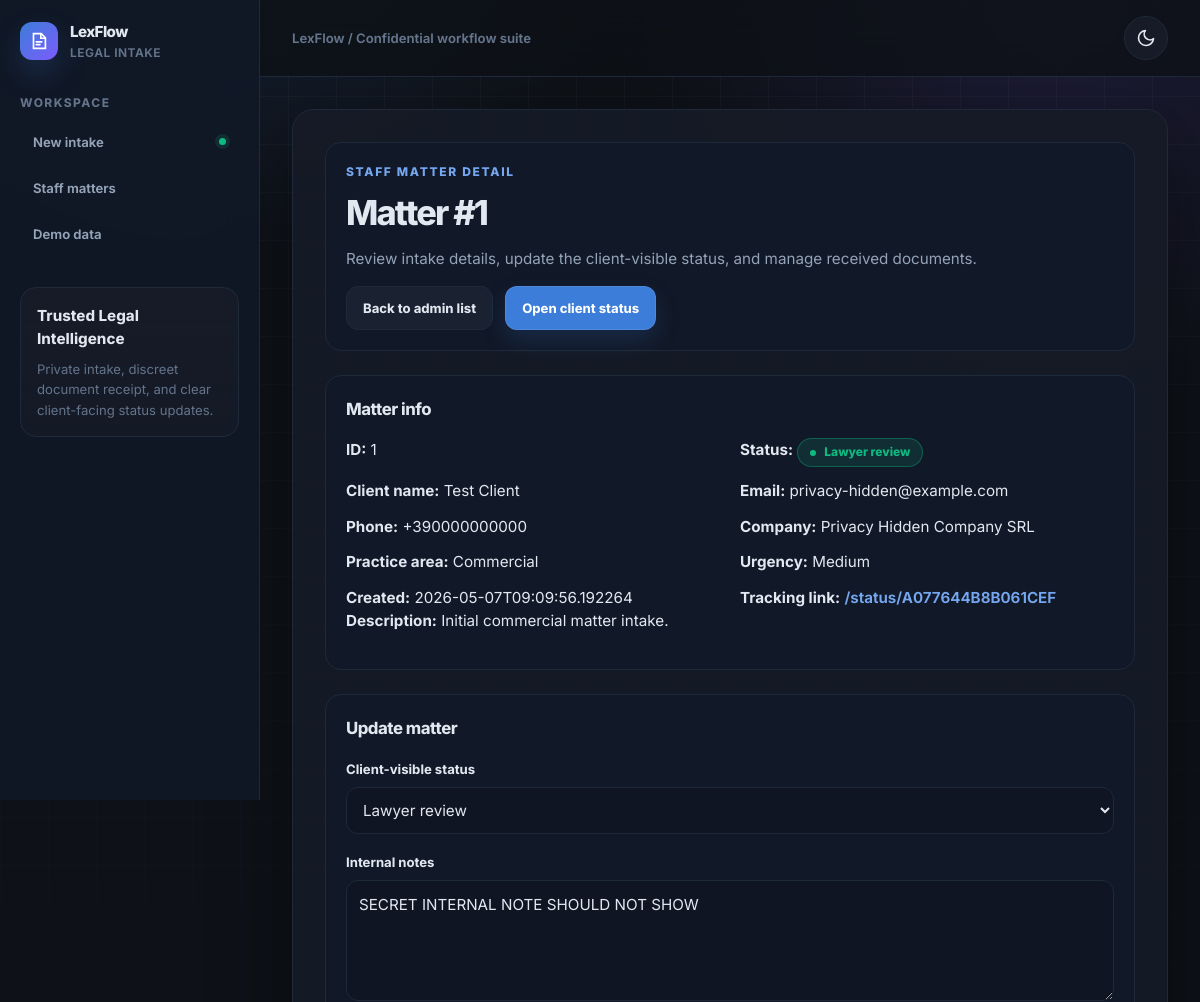
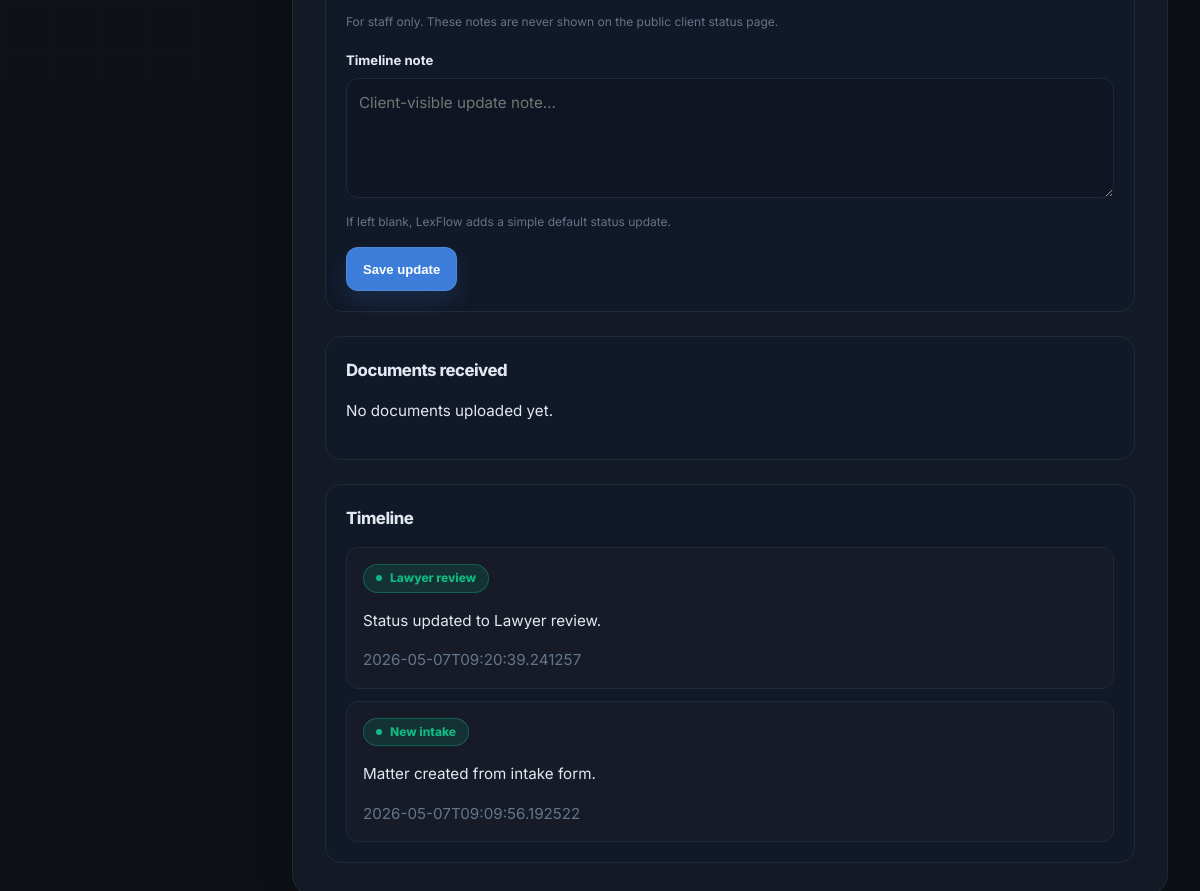
/admin/matter/1, run on the app's committed database (2 pictures, top to bottom).
### tables this page shows
CREATE TABLE "matters" (
            id INTEGER PRIMARY KEY AUTOINCREMENT,
            created_at TEXT NOT NULL,
            token TEXT NOT NULL UNIQUE,
            client_name TEXT NOT NULL,
            email TEXT NOT NULL,
            phone TEXT,
            company TEXT,
            practice_area TEXT NOT NULL,
            urgency TEXT DEFAULT 'Medium',
            description TEXT,
            status TEXT NOT NULL DEFAULT 'New intake',
            internal_notes TEXT DEFAULT ''
        );

CREATE TABLE events (
                id INTEGER PRIMARY KEY AUTOINCREMENT,
                matter_id INTEGER NOT NULL,
                event_time TEXT NOT NULL DEFAULT CURRENT_TIMESTAMP,
                status TEXT NOT NULL,
                note TEXT,
                FOREIGN KEY (matter_id)
                    REFERENCES matters (id)
                    ON DELETE CASCADE
            );

### app.py (the view, shortened to what this page needs)
@app.route("/admin/matter/<int:matter_id>", methods=["GET", "POST"])
def admin_matter(matter_id):
    with get_db() as conn:
        matter = conn.execute("SELECT * FROM matters WHERE id=?", (matter_id,)).fetchone()
        if not matter:
            abort(404)
        docs   = conn.execute("SELECT * FROM documents WHERE matter_id=? ORDER BY uploaded_at DESC", (matter_id,)).fetchall()
        events = conn.execute("SELECT * FROM events WHERE matter_id=? ORDER BY event_time DESC", (matter_id,)).fetchall()
    return render_template("admin_matter.html", matter=matter, docs=docs,
                           events=events, statuses=STATUSES)

### app.py (called while the page is built)
def get_db():
    conn = sqlite3.connect(DB_PATH)
    conn.row_factory = sqlite3.Row
    return conn

### templates/admin_matter.html (shortened to what this page needs)
{% extends "base.html" %}
{% block content %}
<section class="card stack" aria-labelledby="page-title">
    <div class="section">
        <p class="eyebrow">Staff matter detail</p>
        <h1 id="page-title">Matter #{{ matter["id"] }}</h1>
        <p class="intro">
            Review intake details, update the client-visible status, and manage received documents.
        </p>
        <div class="actions">
            <a class="button button-secondary" href="{{ url_for('admin') }}">Back to admin list</a>
            <a class="button" href="{{ url_for('status_page', token=matter['token']) }}" target="_blank" rel="noopener">Open client status</a>
        </div>
    </div>
    <section class="section" aria-labelledby="matter-info">
        <h2 id="matter-info">Matter info</h2>
        <div class="meta-list">
            <p><strong>ID:</strong> {{ matter["id"] }}</p>
            <p><strong>Status:</strong> <span class="badge">{{ matter["status"] }}</span></p>
            <p><strong>Client name:</strong> {{ matter["client_name"] }}</p>
            <p><strong>Email:</strong> {{ matter["email"] }}</p>
            <p><strong>Phone:</strong> {{ matter["phone"] or "—" }}</p>
            <p><strong>Company:</strong> {{ matter["company"] or "—" }}</p>
            <p><strong>Practice area:</strong> {{ matter["practice_area"] }}</p>
            <p><strong>Urgency:</strong> {{ matter["urgency"] }}</p>
            <p><strong>Created:</strong> {{ matter["created_at"] }}</p>
            <p>
                <strong>Tracking link:</strong>
                <a href="{{ url_for('status_page', token=matter['token']) }}" target="_blank" rel="noopener">
                    /status/{{ matter["token"] }}
                </a>
            </p>
        </div>
        <p><strong>Description:</strong> {{ matter["description"] or "—" }}</p>
    </section>
    <section class="section" aria-labelledby="matter-update">
        <h2 id="matter-update">Update matter</h2>
        <form action="{{ url_for('admin_matter', matter_id=matter['id']) }}" method="post">
            <p>
                <label for="status">Client-visible status</label>
                <select id="status" name="status">
                    {% for status in statuses %}
                        <option value="{{ status }}" {% if status == matter["status"] %}selected{% endif %}>
                            {{ status }}
                        </option>
                    {% endfor %}
                </select>
            </p>
            <p>
                <label for="internal_notes">Internal notes</label>
                <textarea id="internal_notes" name="internal_notes" rows="4">{{ matter["internal_notes"] or "" }}</textarea>
                <small>For staff only. These notes are never shown on the public client status page.</small>
            </p>
            <p>
                <label for="event_note">Timeline note</label>
                <textarea id="event_note" name="event_note" rows="4" placeholder="Client-visible update note…"></textarea>
                <small>If left blank, LexFlow adds a simple default status update.</small>
            </p>
            <div class="actions">
                <button class="button" type="submit">Save update</button>
            </div>
        </form>
    </section>
    <section class="section" aria-labelledby="matter-documents">
        <h2 id="matter-documents">Documents received</h2>
        {% if docs %}
            <ul>
                {% for doc in docs %}
                    <li>
                        <a href="/uploads/{{ doc.stored_name }}" target="_blank" rel="noopener">
                            {{ doc.original_name }}
                        </a>
                    </li>
                {% endfor %}
            </ul>
        {% else %}
            <p>No documents uploaded yet.</p>
        {% endif %}
    </section>
    <section class="section" aria-labelledby="matter-timeline">
        <h2 id="matter-timeline">Timeline</h2>
        {% if events %}
            <ul class="timeline">
                {% for event in events %}
                    <li>
                        <p><span class="badge">{{ event["status"] }}</span></p>
                        <p>{{ event["note"] }}</p>
                        <p style="margin-bottom: 0; color: var(--muted);">{{ event["event_time"] }}</p>
                    </li>
                {% endfor %}
            </ul>
        {% else %}
            <p>No timeline events yet.</p>
        {% endif %}
    </section>
</section>
{% endblock %}

### data on the page
matters: id "1", status "Lawyer review", client_name "Test Client", email "privacy-hidden@example.com", phone "+390000000000", company "Privacy Hidden Company SRL", practice_area "Commercial", urgency "Medium", created_at "2026-05-07T09:09:56.192264", token "A077644B8B061CEF", description "Initial commercial matter intake.", internal_notes "SECRET INTERNAL NOTE SHOULD NOT SHOW"
events: status "Lawyer review", note "Status updated to Lawyer review.", event_time "2026-05-07T09:20:39.241257"
events: status "New intake", note "Matter created from intake form.", event_time "2026-05-07T09:09:56.192522"
